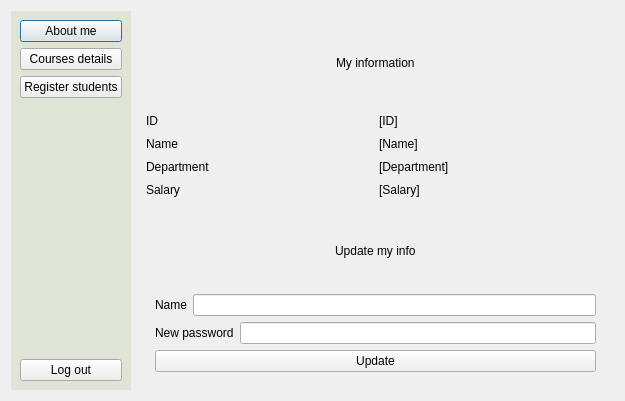
<?xml version="1.0" encoding="UTF-8"?>
<ui version="4.0">
 <class>instructor</class>
 <widget class="QDialog" name="instructor">
  <property name="geometry">
   <rect>
    <x>0</x>
    <y>0</y>
    <width>625</width>
    <height>401</height>
   </rect>
  </property>
  <property name="windowTitle">
   <string>Dialog</string>
  </property>
  <layout class="QGridLayout" name="gridLayout_2">
   <item row="0" column="0">
    <layout class="QHBoxLayout" name="horizontalLayout_6">
     <item>
      <widget class="QFrame" name="frame">
       <property name="styleSheet">
        <string notr="true">background-color: rgb(223, 228, 215);</string>
       </property>
       <layout class="QVBoxLayout" name="tab">
        <item>
         <widget class="QPushButton" name="aboutMeButton">
          <property name="styleSheet">
           <string notr="true">background-color: rgb(238, 238, 236);</string>
          </property>
          <property name="text">
           <string>About me</string>
          </property>
         </widget>
        </item>
        <item>
         <widget class="QPushButton" name="courseDetailsButton">
          <property name="styleSheet">
           <string notr="true">background-color: rgb(238, 238, 236);</string>
          </property>
          <property name="text">
           <string>Courses details</string>
          </property>
         </widget>
        </item>
        <item>
         <widget class="QPushButton" name="registerStudentsButton">
          <property name="styleSheet">
           <string notr="true">background-color: rgb(238, 238, 236);</string>
          </property>
          <property name="text">
           <string>Register students</string>
          </property>
         </widget>
        </item>
        <item>
         <spacer name="verticalSpacer">
          <property name="orientation">
           <enum>Qt::Vertical</enum>
          </property>
          <property name="sizeHint" stdset="0">
           <size>
            <width>20</width>
            <height>40</height>
           </size>
          </property>
         </spacer>
        </item>
        <item>
         <widget class="QPushButton" name="logOutButton">
          <property name="styleSheet">
           <string notr="true">background-color: rgb(238, 238, 236);</string>
          </property>
          <property name="text">
           <string>Log out</string>
          </property>
         </widget>
        </item>
       </layout>
      </widget>
     </item>
     <item>
      <widget class="QStackedWidget" name="stackedWidget">
       <property name="styleSheet">
        <string notr="true"/>
       </property>
       <property name="currentIndex">
        <number>1</number>
       </property>
       <widget class="QWidget" name="emptyPage">
        <layout class="QGridLayout" name="gridLayout_6">
         <item row="0" column="0">
          <widget class="QGroupBox" name="groupBox">
           <property name="title">
            <string>GroupBox</string>
           </property>
           <layout class="QGridLayout" name="gridLayout_7">
            <item row="0" column="0">
             <layout class="QVBoxLayout" name="verticalLayout_19">
              <item>
               <spacer name="verticalSpacer_4">
                <property name="orientation">
                 <enum>Qt::Vertical</enum>
                </property>
                <property name="sizeHint" stdset="0">
                 <size>
                  <width>20</width>
                  <height>40</height>
                 </size>
                </property>
               </spacer>
              </item>
              <item alignment="Qt::AlignHCenter">
               <widget class="QLabel" name="label_21">
                <property name="styleSheet">
                 <string notr="true">
font: 23pt &quot;Ubuntu Mono&quot;;</string>
                </property>
                <property name="text">
                 <string>Welcome to </string>
                </property>
               </widget>
              </item>
              <item alignment="Qt::AlignHCenter">
               <widget class="QLabel" name="label_25">
                <property name="styleSheet">
                 <string notr="true">
font: 23pt &quot;Ubuntu Mono&quot;;</string>
                </property>
                <property name="text">
                 <string>instructor view</string>
                </property>
               </widget>
              </item>
              <item>
               <spacer name="verticalSpacer_3">
                <property name="orientation">
                 <enum>Qt::Vertical</enum>
                </property>
                <property name="sizeHint" stdset="0">
                 <size>
                  <width>20</width>
                  <height>40</height>
                 </size>
                </property>
               </spacer>
              </item>
             </layout>
            </item>
           </layout>
          </widget>
         </item>
        </layout>
       </widget>
       <widget class="QWidget" name="aboutMePage">
        <layout class="QGridLayout" name="gridLayout">
         <item row="0" column="0">
          <layout class="QVBoxLayout" name="addCourseWindow">
           <item>
            <layout class="QVBoxLayout" name="verticalLayout_4">
             <item>
              <layout class="QVBoxLayout" name="verticalLayout_3">
               <item alignment="Qt::AlignHCenter">
                <widget class="QLabel" name="label_5">
                 <property name="styleSheet">
                  <string notr="true">font: 16pt &quot;Ubuntu Condensed&quot;;</string>
                 </property>
                 <property name="text">
                  <string>My information</string>
                 </property>
                </widget>
               </item>
               <item>
                <layout class="QVBoxLayout" name="verticalLayout_2">
                 <item>
                  <layout class="QHBoxLayout" name="horizontalLayout">
                   <item>
                    <widget class="QLabel" name="label">
                     <property name="styleSheet">
                      <string notr="true">font: 700 14pt &quot;Ubuntu Condensed&quot;;</string>
                     </property>
                     <property name="text">
                      <string>ID</string>
                     </property>
                    </widget>
                   </item>
                   <item>
                    <widget class="QLabel" name="idField">
                     <property name="text">
                      <string>[ID]</string>
                     </property>
                    </widget>
                   </item>
                  </layout>
                 </item>
                 <item>
                  <layout class="QHBoxLayout" name="horizontalLayout_2">
                   <item>
                    <widget class="QLabel" name="label_2">
                     <property name="styleSheet">
                      <string notr="true">font: 700 14pt &quot;Ubuntu Condensed&quot;;</string>
                     </property>
                     <property name="text">
                      <string>Name</string>
                     </property>
                    </widget>
                   </item>
                   <item>
                    <widget class="QLabel" name="nameField">
                     <property name="text">
                      <string>[Name]</string>
                     </property>
                    </widget>
                   </item>
                  </layout>
                 </item>
                 <item>
                  <layout class="QHBoxLayout" name="horizontalLayout_3">
                   <item>
                    <widget class="QLabel" name="label_3">
                     <property name="styleSheet">
                      <string notr="true">font: 700 14pt &quot;Ubuntu Condensed&quot;;</string>
                     </property>
                     <property name="text">
                      <string>Department</string>
                     </property>
                    </widget>
                   </item>
                   <item>
                    <widget class="QLabel" name="departmentField">
                     <property name="text">
                      <string>[Department]</string>
                     </property>
                    </widget>
                   </item>
                  </layout>
                 </item>
                 <item>
                  <layout class="QHBoxLayout" name="horizontalLayout_4">
                   <item>
                    <widget class="QLabel" name="label_4">
                     <property name="styleSheet">
                      <string notr="true">font: 700 14pt &quot;Ubuntu Condensed&quot;;</string>
                     </property>
                     <property name="text">
                      <string>Salary</string>
                     </property>
                    </widget>
                   </item>
                   <item>
                    <widget class="QLabel" name="salaryField">
                     <property name="text">
                      <string>[Salary]</string>
                     </property>
                    </widget>
                   </item>
                  </layout>
                 </item>
                </layout>
               </item>
              </layout>
             </item>
            </layout>
           </item>
           <item>
            <layout class="QVBoxLayout" name="verticalLayout_7">
             <item>
              <widget class="QWidget" name="widget_2" native="true">
               <layout class="QGridLayout" name="gridLayout_3">
                <item row="0" column="0">
                 <layout class="QVBoxLayout" name="verticalLayout_6">
                  <item alignment="Qt::AlignHCenter">
                   <widget class="QLabel" name="label_7">
                    <property name="styleSheet">
                     <string notr="true">font: 16pt &quot;Ubuntu Condensed&quot;;</string>
                    </property>
                    <property name="text">
                     <string>Update my info</string>
                    </property>
                   </widget>
                  </item>
                  <item>
                   <layout class="QVBoxLayout" name="verticalLayout_5">
                    <item>
                     <layout class="QHBoxLayout" name="horizontalLayout_5">
                      <item>
                       <widget class="QLabel" name="label_6">
                        <property name="styleSheet">
                         <string notr="true">font: 700 14pt &quot;Ubuntu Condensed&quot;;</string>
                        </property>
                        <property name="text">
                         <string>Name</string>
                        </property>
                       </widget>
                      </item>
                      <item>
                       <widget class="QLineEdit" name="inputNameField"/>
                      </item>
                     </layout>
                    </item>
                    <item>
                     <layout class="QHBoxLayout" name="horizontalLayout_39">
                      <item>
                       <widget class="QLabel" name="label_8">
                        <property name="styleSheet">
                         <string notr="true">font: 700 14pt &quot;Ubuntu Condensed&quot;;</string>
                        </property>
                        <property name="text">
                         <string>New password</string>
                        </property>
                       </widget>
                      </item>
                      <item>
                       <widget class="QLineEdit" name="inputNewPasswordField">
                        <property name="echoMode">
                         <enum>QLineEdit::Password</enum>
                        </property>
                       </widget>
                      </item>
                     </layout>
                    </item>
                   </layout>
                  </item>
                 </layout>
                </item>
                <item row="1" column="0">
                 <widget class="QPushButton" name="updateButton">
                  <property name="text">
                   <string>Update</string>
                  </property>
                 </widget>
                </item>
               </layout>
              </widget>
             </item>
            </layout>
           </item>
          </layout>
         </item>
        </layout>
       </widget>
       <widget class="QWidget" name="coursesDetailsPage">
        <layout class="QGridLayout" name="gridLayout_4">
         <item row="0" column="1">
          <widget class="QWidget" name="widget_3" native="true">
           <layout class="QGridLayout" name="gridLayout_10">
            <item row="0" column="0">
             <layout class="QVBoxLayout" name="verticalLayout_8">
              <item>
               <widget class="QLabel" name="idTestField">
                <property name="styleSheet">
                 <string notr="true">font: 16pt &quot;Ubuntu Condensed&quot;;</string>
                </property>
                <property name="text">
                 <string>Courses assigned details</string>
                </property>
               </widget>
              </item>
              <item>
               <layout class="QHBoxLayout" name="horizontalLayout_7">
                <item>
                 <layout class="QVBoxLayout" name="verticalLayout_20">
                  <item>
                   <widget class="QPushButton" name="fallButton">
                    <property name="text">
                     <string>Fall</string>
                    </property>
                   </widget>
                  </item>
                  <item>
                   <widget class="QPushButton" name="springButton">
                    <property name="text">
                     <string>Spring</string>
                    </property>
                   </widget>
                  </item>
                 </layout>
                </item>
                <item>
                 <widget class="QLabel" name="selectionStatusText">
                  <property name="styleSheet">
                   <string notr="true">font: 700 14pt &quot;Ubuntu Condensed&quot;;</string>
                  </property>
                  <property name="text">
                   <string>[Selection status]</string>
                  </property>
                 </widget>
                </item>
                <item>
                 <spacer name="horizontalSpacer">
                  <property name="orientation">
                   <enum>Qt::Horizontal</enum>
                  </property>
                  <property name="sizeHint" stdset="0">
                   <size>
                    <width>40</width>
                    <height>20</height>
                   </size>
                  </property>
                 </spacer>
                </item>
                <item>
                 <layout class="QHBoxLayout" name="horizontalLayout_9">
                  <item>
                   <widget class="QLabel" name="label_10">
                    <property name="styleSheet">
                     <string notr="true">font: 700 14pt &quot;Ubuntu Condensed&quot;;</string>
                    </property>
                    <property name="text">
                     <string>Year</string>
                    </property>
                   </widget>
                  </item>
                  <item>
                   <widget class="QComboBox" name="yearComboBox"/>
                  </item>
                 </layout>
                </item>
               </layout>
              </item>
              <item>
               <layout class="QVBoxLayout" name="verticalLayout">
                <item>
                 <layout class="QVBoxLayout" name="verticalLayout_9">
                  <item>
                   <widget class="QLabel" name="label_12">
                    <property name="styleSheet">
                     <string notr="true">font: 700 14pt &quot;Ubuntu Condensed&quot;;</string>
                    </property>
                    <property name="text">
                     <string>Select courseID assigned</string>
                    </property>
                   </widget>
                  </item>
                  <item>
                   <widget class="QComboBox" name="coursesComboBox"/>
                  </item>
                  <item>
                   <widget class="QLabel" name="label_13">
                    <property name="styleSheet">
                     <string notr="true">font: 700 14pt &quot;Ubuntu Condensed&quot;;</string>
                    </property>
                    <property name="text">
                     <string>Course information</string>
                    </property>
                   </widget>
                  </item>
                  <item>
                   <layout class="QVBoxLayout" name="verticalLayout_10">
                    <item>
                     <layout class="QHBoxLayout" name="horizontalLayout_10">
                      <item>
                       <widget class="QLabel" name="label_16">
                        <property name="text">
                         <string>Title</string>
                        </property>
                       </widget>
                      </item>
                      <item>
                       <widget class="QLabel" name="titleField">
                        <property name="text">
                         <string>[Title]</string>
                        </property>
                       </widget>
                      </item>
                     </layout>
                    </item>
                    <item>
                     <layout class="QHBoxLayout" name="horizontalLayout_11">
                      <item>
                       <widget class="QLabel" name="label_17">
                        <property name="text">
                         <string>Department</string>
                        </property>
                       </widget>
                      </item>
                      <item>
                       <widget class="QLabel" name="departmentField_2">
                        <property name="text">
                         <string>[Department]</string>
                        </property>
                       </widget>
                      </item>
                     </layout>
                    </item>
                    <item>
                     <layout class="QHBoxLayout" name="horizontalLayout_43">
                      <item>
                       <widget class="QLabel" name="label_18">
                        <property name="text">
                         <string>Credits</string>
                        </property>
                       </widget>
                      </item>
                      <item>
                       <widget class="QLabel" name="creditsField">
                        <property name="text">
                         <string>[Credits]</string>
                        </property>
                       </widget>
                      </item>
                     </layout>
                    </item>
                   </layout>
                  </item>
                  <item>
                   <layout class="QVBoxLayout" name="verticalLayout_11">
                    <item>
                     <widget class="QLabel" name="label_56">
                      <property name="styleSheet">
                       <string notr="true">font: 700 14pt &quot;Ubuntu Condensed&quot;;</string>
                      </property>
                      <property name="text">
                       <string>Students registered to the course</string>
                      </property>
                     </widget>
                    </item>
                    <item>
                     <widget class="QTableView" name="studentsRegistered"/>
                    </item>
                   </layout>
                  </item>
                 </layout>
                </item>
               </layout>
              </item>
             </layout>
            </item>
           </layout>
          </widget>
         </item>
        </layout>
       </widget>
       <widget class="QWidget" name="registerStudentsPage">
        <layout class="QGridLayout" name="gridLayout_5">
         <item row="0" column="0">
          <widget class="QWidget" name="widget_4" native="true">
           <layout class="QVBoxLayout" name="verticalLayout_18">
            <item>
             <layout class="QVBoxLayout" name="verticalLayout_12">
              <item>
               <widget class="QLabel" name="label_57">
                <property name="styleSheet">
                 <string notr="true">font: 16pt &quot;Ubuntu Condensed&quot;;</string>
                </property>
                <property name="text">
                 <string>Register students to the courses</string>
                </property>
               </widget>
              </item>
              <item>
               <layout class="QHBoxLayout" name="horizontalLayout_12">
                <item>
                 <layout class="QVBoxLayout" name="verticalLayout_13">
                  <item>
                   <widget class="QLabel" name="label_14">
                    <property name="styleSheet">
                     <string notr="true">font: 700 14pt &quot;Ubuntu Condensed&quot;;</string>
                    </property>
                    <property name="text">
                     <string>Course</string>
                    </property>
                   </widget>
                  </item>
                  <item>
                   <widget class="QComboBox" name="coursesComboBox2"/>
                  </item>
                 </layout>
                </item>
                <item>
                 <layout class="QVBoxLayout" name="verticalLayout_14">
                  <item>
                   <widget class="QLabel" name="label_15">
                    <property name="styleSheet">
                     <string notr="true">font: 700 14pt &quot;Ubuntu Condensed&quot;;</string>
                    </property>
                    <property name="text">
                     <string>year</string>
                    </property>
                   </widget>
                  </item>
                  <item>
                   <widget class="QComboBox" name="yearComboBox2"/>
                  </item>
                 </layout>
                </item>
                <item>
                 <layout class="QVBoxLayout" name="verticalLayout_15">
                  <item>
                   <widget class="QLabel" name="label_19">
                    <property name="styleSheet">
                     <string notr="true">font: 700 14pt &quot;Ubuntu Condensed&quot;;</string>
                    </property>
                    <property name="text">
                     <string>semester</string>
                    </property>
                   </widget>
                  </item>
                  <item>
                   <widget class="QComboBox" name="semesterComboBox2"/>
                  </item>
                 </layout>
                </item>
               </layout>
              </item>
              <item>
               <layout class="QHBoxLayout" name="horizontalLayout_13">
                <item>
                 <layout class="QVBoxLayout" name="verticalLayout_16">
                  <item>
                   <widget class="QLabel" name="label_20">
                    <property name="styleSheet">
                     <string notr="true">font: 700 14pt &quot;Ubuntu Condensed&quot;;</string>
                    </property>
                    <property name="text">
                     <string>StudentID</string>
                    </property>
                   </widget>
                  </item>
                  <item>
                   <widget class="QComboBox" name="studentIdComboBox"/>
                  </item>
                 </layout>
                </item>
                <item>
                 <spacer name="horizontalSpacer_2">
                  <property name="orientation">
                   <enum>Qt::Horizontal</enum>
                  </property>
                  <property name="sizeHint" stdset="0">
                   <size>
                    <width>40</width>
                    <height>20</height>
                   </size>
                  </property>
                 </spacer>
                </item>
                <item>
                 <layout class="QVBoxLayout" name="verticalLayout_17">
                  <item>
                   <widget class="QLabel" name="label_22">
                    <property name="styleSheet">
                     <string notr="true">font: 700 14pt &quot;Ubuntu Condensed&quot;;</string>
                    </property>
                    <property name="text">
                     <string>Student name</string>
                    </property>
                   </widget>
                  </item>
                  <item>
                   <widget class="QLabel" name="stdName">
                    <property name="text">
                     <string>[Name and surname]</string>
                    </property>
                   </widget>
                  </item>
                 </layout>
                </item>
               </layout>
              </item>
              <item>
               <layout class="QHBoxLayout" name="horizontalLayout_14">
                <item>
                 <widget class="QLabel" name="label_24">
                  <property name="styleSheet">
                   <string notr="true">font: 700 14pt &quot;Ubuntu Condensed&quot;;</string>
                  </property>
                  <property name="text">
                   <string>SecID</string>
                  </property>
                 </widget>
                </item>
                <item>
                 <widget class="QComboBox" name="secIdComboBox"/>
                </item>
                <item>
                 <spacer name="horizontalSpacer_4">
                  <property name="orientation">
                   <enum>Qt::Horizontal</enum>
                  </property>
                  <property name="sizeHint" stdset="0">
                   <size>
                    <width>40</width>
                    <height>20</height>
                   </size>
                  </property>
                 </spacer>
                </item>
               </layout>
              </item>
              <item>
               <widget class="QPushButton" name="registerButton">
                <property name="text">
                 <string>Register</string>
                </property>
               </widget>
              </item>
              <item>
               <spacer name="verticalSpacer_2">
                <property name="orientation">
                 <enum>Qt::Vertical</enum>
                </property>
                <property name="sizeHint" stdset="0">
                 <size>
                  <width>20</width>
                  <height>40</height>
                 </size>
                </property>
               </spacer>
              </item>
             </layout>
            </item>
           </layout>
          </widget>
         </item>
        </layout>
       </widget>
      </widget>
     </item>
    </layout>
   </item>
  </layout>
 </widget>
 <resources/>
 <connections/>
</ui>
